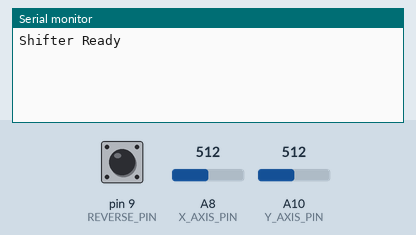
Bench run of a sketch on a simulated Arduino Leonardo, built with avr-gcc and run on an emulated ATmega32U4. Shown: the last lines printed to the serial monitor. The inputs (shaded band) are chosen by the test bench; at power-on: A10 (Y_AXIS_PIN) = 512, A8 (X_AXIS_PIN) = 512, pin 9 (REVERSE_PIN) HIGH. USB keyboard and mouse output is not drawn.

Above: at 1.2 s.
1.3 s: A10 (Y_AXIS_PIN) set to 660
At 1.8 s:
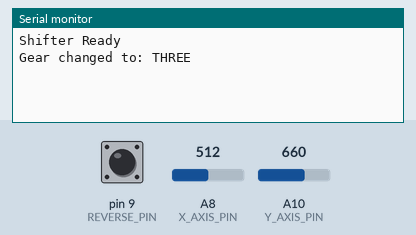
2.8 s: A8 (X_AXIS_PIN) set to 660
At 4.0 s:
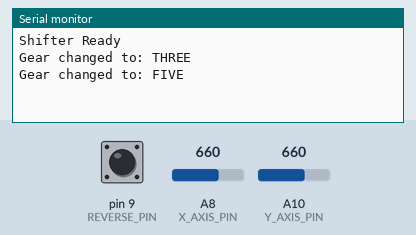
4.3 s: A10 (Y_AXIS_PIN) set to 640
At 5.2 s:
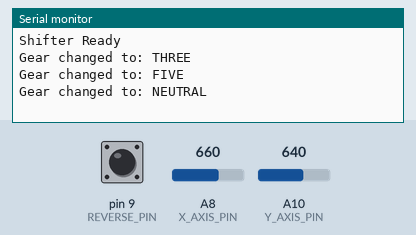
5.8 s: A10 (Y_AXIS_PIN) set to 240
At 7.0 s:
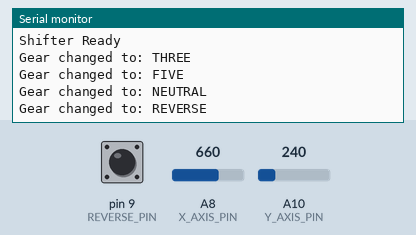
7.3 s: pin 9 (REVERSE_PIN) pulled LOW for 0.15 s
At 7.44 s:
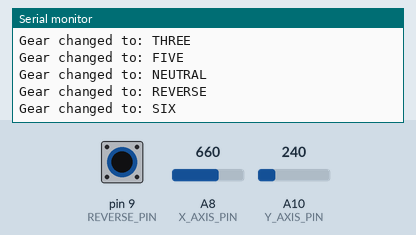
8.9 s: A8 (X_AXIS_PIN) set to 640
At 9.3 s:
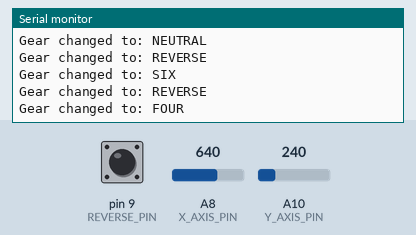

The sketch:

pico-logi-shifter.ino
```cpp
#include <Joystick.h>

#define X_AXIS_PIN 26
#define Y_AXIS_PIN 28

#define REVERSE_PIN 9

#define X_LEFT_THRESHOLD 300
#define X_RIGHT_THRESHOLD 650

#define Y_TOP_THRESHOLD 650
#define Y_BOTTOM_THRESHOLD 250

enum Gear {
  ONE,
  TWO,
  THREE,
  FOUR,
  FIVE,
  SIX,
  REVERSE,
  NEUTRAL
};

Gear currentGear = Gear::NEUTRAL;

void setup() {
  pinMode(X_AXIS_PIN, INPUT_PULLUP);
  pinMode(Y_AXIS_PIN, INPUT_PULLUP);
  pinMode(REVERSE_PIN, INPUT_PULLUP);

  Joystick.begin();

  Serial.begin(115200);
  while (!Serial && millis() < 10000UL);
  Serial.println("Shifter Ready");
}

void loop() {
  int x = analogRead(X_AXIS_PIN);
  int y = analogRead(Y_AXIS_PIN);
  int reverse = digitalRead(REVERSE_PIN);

  Gear newGear = determineGear(x, y, reverse);

  if(currentGear != newGear) {
    currentGear = newGear;
    updateJoystick();
    Serial.println("Gear changed to: " + gearToString(currentGear));
  }

  delay(20);
}

Gear determineGear(int x, int y, bool reverse) {
  if (y > Y_TOP_THRESHOLD) {
    if (x < X_LEFT_THRESHOLD) return Gear::ONE;
    if (x < X_RIGHT_THRESHOLD) return Gear::THREE;
    return Gear::FIVE;
  }

  if (y < Y_BOTTOM_THRESHOLD) {
    if (x < X_LEFT_THRESHOLD) return Gear::TWO;
    if (x < X_RIGHT_THRESHOLD) return Gear::FOUR;
    return reverse ? Gear::REVERSE : Gear::SIX;
  }

  return Gear::NEUTRAL;
}

void updateJoystick() {
  for(uint8_t i = 0; i < 8; i++) {
    Joystick.button(i+1, i == currentGear);
  }
}

String gearToString(Gear gear) {
  switch (gear) {
    case Gear::ONE: return "ONE";
    case Gear::TWO: return "TWO";
    case Gear::THREE: return "THREE";
    case Gear::FOUR: return "FOUR";
    case Gear::FIVE: return "FIVE";
    case Gear::SIX: return "SIX";
    case Gear::REVERSE: return "REVERSE";
    case Gear::NEUTRAL: return "NEUTRAL";
    default: return "UNKNOWN";
  }
}
```

Measured:
- after the input at 1.3 s, the serial monitor: prints a new line at once (image 1)
- after the input at 2.8 s, the serial monitor: prints a new line at once (image 2)
- after the input at 4.3 s, the serial monitor: prints a new line at once (image 3)
- after the input at 5.8 s, the serial monitor: prints a new line at once (image 4)
- after the input at 7.3 s, the serial monitor: prints a new line at once (image 5)
- after the input at 8.9 s, the serial monitor: prints a new line at once (image 6)
